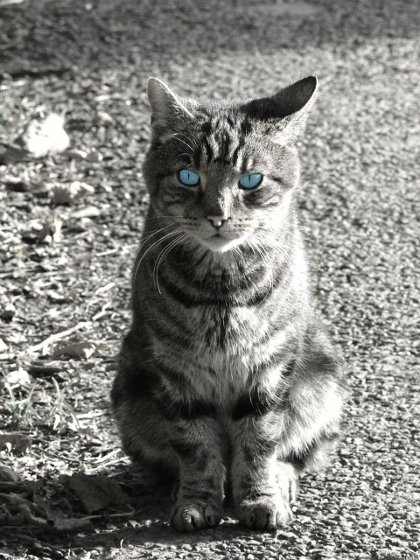
//> input picture GaborFilterTest/cat.jpg, 420 x 560 px
$ ./main   (built with g++ and OpenCV 4)
//> lines starting //> are read from the running program, lines starting //| are printed output that depends on the picture
 #include <opencv2/core/core.hpp>
#include <opencv2/imgproc/imgproc.hpp>
#include <opencv2/highgui/highgui.hpp>
#include <math.h>

int main(int argc, char** argv) {
	cv::Mat image = cv::imread("cat.jpg", 1);
//> image is the input picture: 560 rows x 420 cols, CV_8UC3; mean B, G, R 124.2, 128.6, 128.9
	cv::Mat src;
	cv::cvtColor(image, src, CV_BGR2GRAY);
	cv::Mat src_f;
	//src.convertTo(src_f, CV_32F, 1.0/255, 0);
	src.convertTo(src_f, CV_32F, 1.0, 0);	// 255で割ると、フィルタかけた後、再度255かけないと、画像保存しても真っ黒になる

	int kernel_size = 21;	// 結果に影響しないらしい。sigmaに対して十分大きいサイズなら、大丈夫と思う。
	float sigma = 4.0f;//0.25f; // 大きくすると、ぼやける感じ。
	float lmbd = 10.0f; // 波長 (1なら、kernel_sizeで1周期ということ)。ストローク線の太さにあわせるべき？
	float gamma = 0.5f; // 波長のアスペクト比 (1じゃない方が、エッジを鋭く検出する感じ？)
	float psi = 0.0f / 180.0f * 3.14159265f; // 位相オフセット (0で良いだろう)

	for (int angle = 0; angle < 180; angle += 45) {
		float theta = (float)angle / 180.0f * 3.14159265f;

		cv::Mat kernel = cv::getGaborKernel(cv::Size(kernel_size, kernel_size), sigma, theta, lmbd, gamma, psi, CV_32F);
		kernel /= 1.0 * cv::sum(kernel)[0];
		//kernel /= 1.5 * cv::sum(kernel)[0];

		cv::Mat dest;
		cv::filter2D(src_f, dest, CV_32F, kernel);

		char filename1[256];
		sprintf(filename1, "result1_%d.jpg", angle);
		cv::imwrite(filename1, dest);

		cv::Mat mag;
        cv::pow(dest, 2.0, mag);

		char filename2[256];
		sprintf(filename2, "result2_%d.jpg", angle);
		cv::imwrite(filename2, mag);
	}
//> this loop made 4 passes
//> pass 1, `cv::filter2D(src_f, dest, CV_32F, kernel);`:
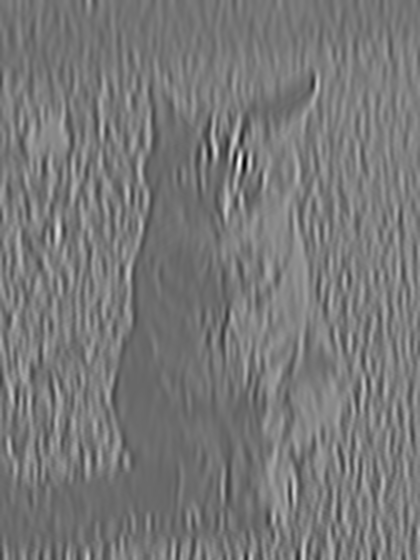
//> dest: 560 rows x 420 cols, CV_32FC1; min -797.7, max 1159.5, mean 128.3; drawn with min black and max white
//> pass 2, `cv::filter2D(src_f, dest, CV_32F, kernel);`:
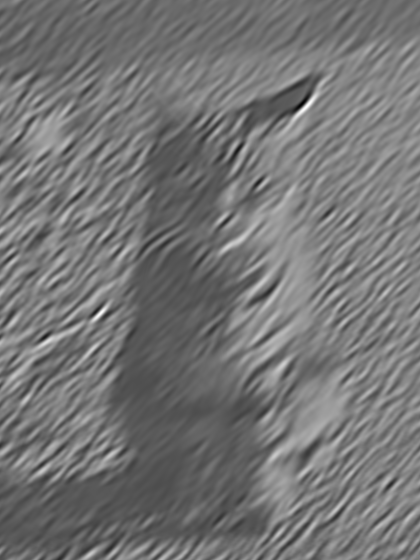
//> dest: 560 rows x 420 cols, CV_32FC1; min -246.3, max 570.1, mean 128.2; drawn with min black and max white
//> pass 3, `cv::filter2D(src_f, dest, CV_32F, kernel);`:
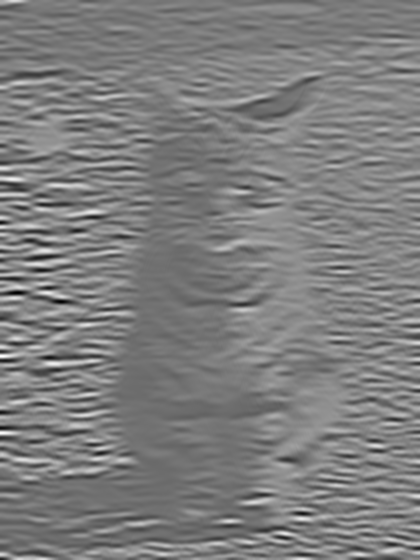
//> dest: 560 rows x 420 cols, CV_32FC1; min -748.1, max 1020.5, mean 128.3; drawn with min black and max white
}
